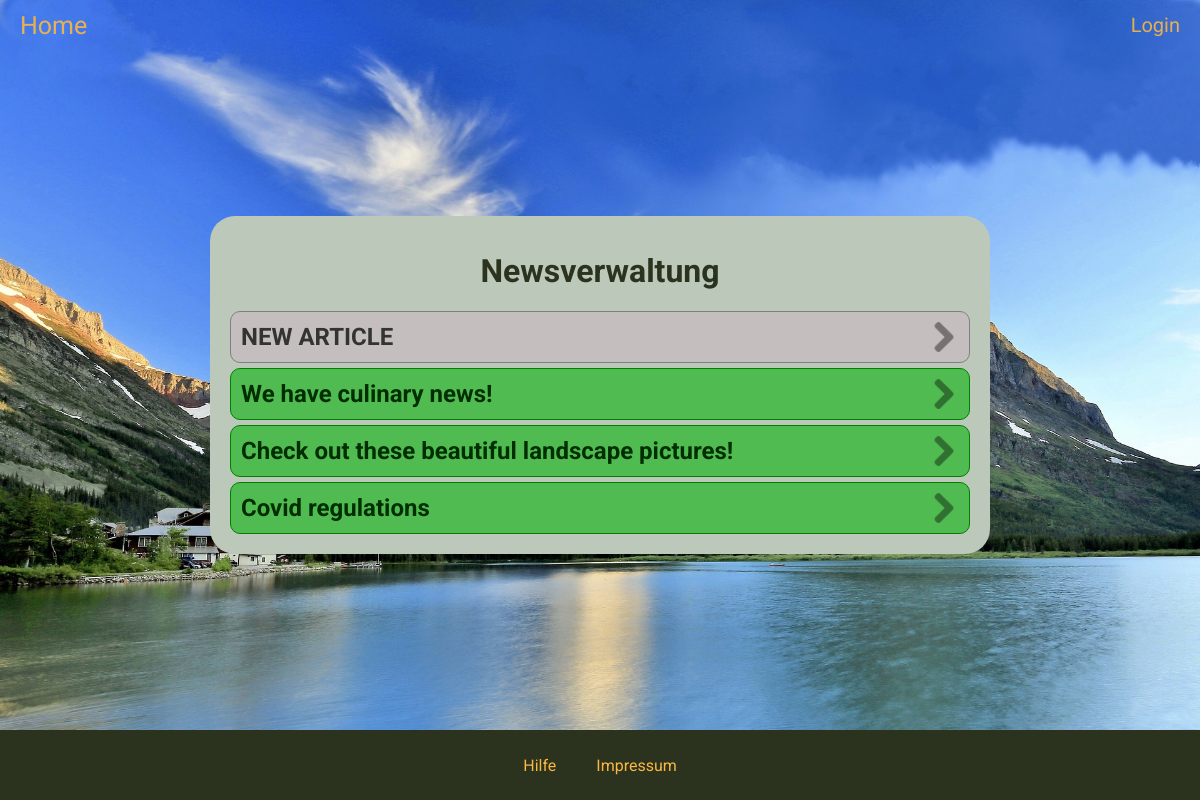
The app's page /pages/menus/newsverwaltung.php with its own data.
### tables this page shows
CREATE TABLE `news` (
  `news_id` int(11) NOT NULL,
  `title` varchar(200) NOT NULL,
  `text_content` text NOT NULL,
  `thumbnail_path` varchar(300) DEFAULT NULL,
  `datetime` datetime NOT NULL DEFAULT current_timestamp(),
  `active` tinyint(1) NOT NULL DEFAULT 1
);

### pages/include/newsRow.php (the view)
<a class="row-user <?=  $class ?>" href="newsverwaltung.php?newsid=<?=  $selected_news_id ?>">
    <h2><?= $selected_news_title ?></h2>
    <img src="/Semesterprojekt/pictures/icons/chevron-right.png">
</a>

### pages/menus/newsverwaltung.php (shortened to what this page needs)
<!DOCTYPE html>
<?php
    $errors = array("NotEmpty");
    include "../include/head.php";
?>
    <body>
        <?php include "../include/navbar.php" ?>
        <div class="content_wrapper">
            <div class="content_box">
                <h1>Newsverwaltung</h1>
                <?php
                    if(isset($_GET['newsid']) && !empty($errors) && !isset($_GET['deactivate'])) {
                        include '../include/backButton.php';
                        $newsid = $_GET['newsid'];
                        $news_title = '';
                        $text_content = '';
                        $select_article_stmt = $db->prepare("SELECT news_id, title, text_content, `datetime` FROM news WHERE news_id = ?");
                        $select_article_stmt->bind_param('i', $newsid);
                        $select_article_stmt->execute();
                        $select_article_stmt->bind_result($newsid, $news_title, $text_content, $datetime);
                        if($newsid == -1) {
                            include '../include/newsForm.php';
                        }
                        while($select_article_stmt->fetch()) {
                            include '../include/newsForm.php';
                        }
                        $select_article_stmt->close();
                        $select_pictures_stmt = $db->prepare("SELECT `picture_id`, `picture_path` FROM `pictures` WHERE `news_id` = ?");
                        $select_pictures_stmt->bind_param('i', $newsid);
                        $select_pictures_stmt->execute();
                        $select_pictures_stmt->bind_result($picture_id, $picture_path);
                        $select_pictures_stmt->store_result();
                        $number_of_pictures = $select_pictures_stmt->num_rows;
                        echo "<h2>Anzahl Bilder: $number_of_pictures</h2>";
                        while ($select_pictures_stmt->fetch()) {
                            $array = explode("/", $picture_path);
                            $picture_name = $array[count($array) - 1];
                            include '../include/pictureRow.php';
                        }
                        ?>
                        <br>
                        <div class="space-around col-sm-12 row-centred">
                            <?php  if ($newsid != -1) { include '../include/newsConfirmationModal.php' ?><button type="button" onclick="showModal('newsConfirm', 'close_newsConfirm')" class="submit-btn danger">Artikel löschen</button><?php } ?>
                            <input type="submit" class="submit-btn" value="<?php  if($newsid == -1) { echo 'Veröffentlichen';} else {echo 'Änderungen speichern';}?>">
                        </div>
                        </form>
                        <?php
                    }
                    else {
                        $selected_news_id = -1;
                        $selected_news_title = 'NEW ARTICLE';
                        $class = 'new';
                        include '../include/newsRow.php';
                        $select_news_stmt = $db->prepare("SELECT news_id, title FROM news WHERE active = 1 ORDER BY `datetime` DESC");
                        $select_news_stmt->execute();
                        $select_news_stmt->bind_result($selected_news_id, $selected_news_title);
                        while($select_news_stmt->fetch()) {
                            $class = 'user';
                            include '../include/newsRow.php';
                        }
                    }
                ?>
            </div>
        </div>
        <?php include "../include/footer.php" ?>
    </body>
</html>

### css/style.css (style rules this page uses)
:root { --primary: #2B331F; --secondary: #BBC8BA; --tertiary: #546747; --background: #FDDCA5; --links: #FAB742; --danger: #d63523; }
html { height: 100%; }
body { background-image: url("../pictures/background.jpg"); background-position: center; background-size: cover; background-repeat: no-repeat; background-attachment: fixed; margin: 0; height: 100%; display: flex; flex-direction: column; overflow: overlay; }
h1, h2, h3, h4, h5, h6 { font-family: 'Roboto', sans-serif; color: var(--primary); }
p, ul, ol, li, a, label, input, textarea, strong { font-family: 'Lora', sans-serif; }
.content_wrapper { padding-top: 70px; flex: 1 0 auto; display: flex; flex-direction: column; }
.content_box { border-radius: 25px; background-color: var(--secondary); width: 70%; max-width: 750px; padding: 15px; margin: auto; position: relative; text-align: center; overflow: auto; }
[class*=' row'], [class^='row'] { display: flex; flex-wrap: wrap; }
.row-user { padding: 10px; margin: 5px; border-radius: 10px; border: 1px solid black; box-sizing: border-box; text-decoration: none; justify-content: space-between; align-items: center; transition: .1s; }
.row-user h2, .row-picture h3 { margin: 0; }
.row-user img, .news-information img { height: 30px; width: 30px; opacity: 0.4; }
.user { background-color: rgb(80, 187, 80); border-color: green; }
.user h2 { color: rgb(0, 46, 0); }
.new { background-color: rgb(197, 190, 190); border-color: grey; }
.new h2 { color: rgb(51, 51, 51) }

### records on screen
news: title "We have culinary news!"
news: title "Check out these beautiful landscape pictures!"
news: title "Covid regulations"

### other values on screen
$selected_news_title "NEW ARTICLE"
